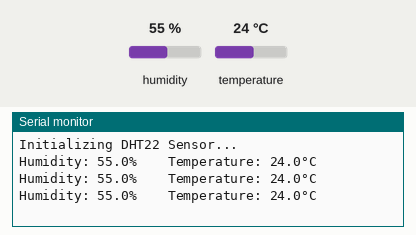
The sketch below on a simulated ESP32. Shown: the last lines printed to the serial monitor. Inputs (shaded band) come from the test bench; at power-on: humidity 55 %, temperature 24 °C.

Above: at 2.8 s.
2.9 s: humidity set to 22 %
At 4.8 s:
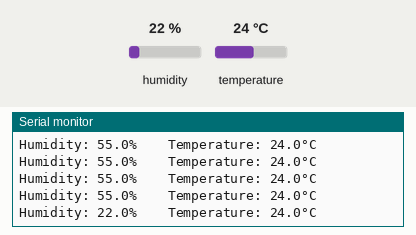
5.6 s: temperature set to 12 °C
At 6.8 s:
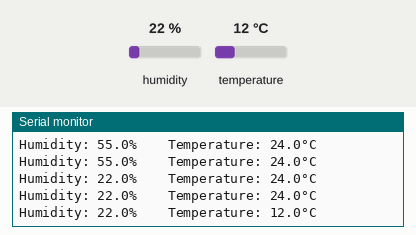
8.3 s: humidity set to 40 %
At 9.8 s:
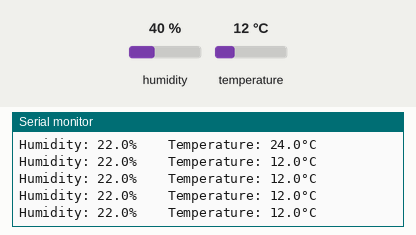
Timing chart, 0 to 11.3 s (numbered marks = the images above; inputs shaded):
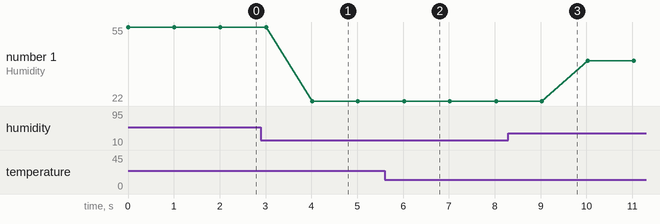

Measured:
- after the input at 2.9 s, the serial monitor: prints a new line after 1.1 s (image 1)
- after the input at 5.6 s, the serial monitor: prints a new line after 0.42 s (image 2)
- plotted number 1: 22 → 40 after the input at 8.3 s

The sketch:

sketch.ino
```cpp
#include <DHT.h>

#define DHTPIN 15     // GPIO pin connected to DHT22 data pin
#define DHTTYPE DHT22 // Sensor model type

DHT dht(DHTPIN, DHTTYPE);

void setup() {
  Serial.begin(115200);
  Serial.println("Initializing DHT22 Sensor...");

  dht.begin();
}

void loop() {
  // Read humidity and temperature (Celsius)
  float humidity = dht.readHumidity();
  float tempC = dht.readTemperature();

  // Check if readings failed (NaN = Not a Number)
  if (isnan(humidity) || isnan(tempC)) {
    Serial.println("Error: Failed to read from DHT22 sensor!");
  } else {
    Serial.print("Humidity: ");
    Serial.print(humidity, 1);
    Serial.print("% \t Temperature: ");
    Serial.print(tempC, 1);
    Serial.println("°C");
  }

  // Wait 1 second (1000ms) before reading again
  delay(1000);
}
```
